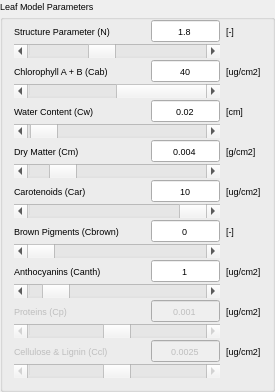
        <widget class="QgsCollapsibleGroupBox" name="LeafMP_Box">
         <property name="sizePolicy">
          <sizepolicy hsizetype="Fixed" vsizetype="Fixed">
           <horstretch>0</horstretch>
           <verstretch>0</verstretch>
          </sizepolicy>
         </property>
         <property name="minimumSize">
          <size>
           <width>275</width>
           <height>0</height>
          </size>
         </property>
         <property name="maximumSize">
          <size>
           <width>275</width>
           <height>16777215</height>
          </size>
         </property>
         <property name="font">
          <font>
           <pointsize>7</pointsize>
          </font>
         </property>
         <property name="autoFillBackground">
          <bool>false</bool>
         </property>
         <property name="title">
          <string>Leaf Model Parameters</string>
         </property>
         <property name="flat">
          <bool>true</bool>
         </property>
         <property name="collapsed">
          <bool>false</bool>
         </property>
         <layout class="QGridLayout" name="gridLayout_9">
          <property name="topMargin">
           <number>3</number>
          </property>
          <property name="verticalSpacing">
           <number>2</number>
          </property>
          <item row="13" column="1" colspan="3">
           <widget class="QScrollBar" name="Canth_Slide">
            <property name="maximum">
             <number>100000</number>
            </property>
            <property name="singleStep">
             <number>200</number>
            </property>
            <property name="pageStep">
             <number>10000</number>
            </property>
            <property name="sliderPosition">
             <number>10000</number>
            </property>
            <property name="orientation">
             <enum>Qt::Horizontal</enum>
            </property>
           </widget>
          </item>
          <item row="2" column="1" colspan="2">
           <widget class="QLabel" name="Cab_Text">
            <property name="minimumSize">
             <size>
              <width>125</width>
              <height>0</height>
             </size>
            </property>
            <property name="text">
             <string>Chlorophyll A + B (Cab)</string>
            </property>
           </widget>
          </item>
          <item row="4" column="4">
           <widget class="QLabel" name="label_3">
            <property name="text">
             <string>[cm]</string>
            </property>
           </widget>
          </item>
          <item row="10" column="4">
           <widget class="QLabel" name="label_6">
            <property name="text">
             <string>[-]</string>
            </property>
           </widget>
          </item>
          <item row="10" column="1">
           <widget class="QLabel" name="Cbrown_Text">
            <property name="sizePolicy">
             <sizepolicy hsizetype="Minimum" vsizetype="Preferred">
              <horstretch>0</horstretch>
              <verstretch>0</verstretch>
             </sizepolicy>
            </property>
            <property name="minimumSize">
             <size>
              <width>125</width>
              <height>0</height>
             </size>
            </property>
            <property name="text">
             <string>Brown Pigments (Cbrown)</string>
            </property>
           </widget>
          </item>
          <item row="3" column="1" colspan="3">
           <widget class="QScrollBar" name="Cab_Slide">
            <property name="maximum">
             <number>1000000</number>
            </property>
            <property name="singleStep">
             <number>1000</number>
            </property>
            <property name="pageStep">
             <number>100000</number>
            </property>
            <property name="sliderPosition">
             <number>400000</number>
            </property>
            <property name="orientation">
             <enum>Qt::Horizontal</enum>
            </property>
           </widget>
          </item>
          <item row="8" column="3">
           <widget class="QLineEdit" name="Car_lineEdit">
            <property name="inputMethodHints">
             <set>Qt::ImhDigitsOnly</set>
            </property>
            <property name="text">
             <string>10</string>
            </property>
            <property name="frame">
             <bool>true</bool>
            </property>
            <property name="alignment">
             <set>Qt::AlignCenter</set>
            </property>
           </widget>
          </item>
          <item row="9" column="1" colspan="3">
           <widget class="QScrollBar" name="Car_Slide">
            <property name="maximum">
             <number>300000</number>
            </property>
            <property name="singleStep">
             <number>1000</number>
            </property>
            <property name="pageStep">
             <number>10000</number>
            </property>
            <property name="sliderPosition">
             <number>100000</number>
            </property>
            <property name="orientation">
             <enum>Qt::Horizontal</enum>
            </property>
           </widget>
          </item>
          <item row="11" column="1" colspan="3">
           <widget class="QScrollBar" name="Cbrown_Slide">
            <property name="font">
             <font>
              <strikeout>false</strikeout>
              <kerning>true</kerning>
             </font>
            </property>
            <property name="autoFillBackground">
             <bool>false</bool>
            </property>
            <property name="maximum">
             <number>10000</number>
            </property>
            <property name="singleStep">
             <number>100</number>
            </property>
            <property name="pageStep">
             <number>1000</number>
            </property>
            <property name="orientation">
             <enum>Qt::Horizontal</enum>
            </property>
            <property name="invertedAppearance">
             <bool>false</bool>
            </property>
           </widget>
          </item>
          <item row="1" column="1" colspan="3">
           <widget class="QScrollBar" name="N_Slide">
            <property name="minimum">
             <number>10000</number>
            </property>
            <property name="maximum">
             <number>30000</number>
            </property>
            <property name="singleStep">
             <number>100</number>
            </property>
            <property name="pageStep">
             <number>1000</number>
            </property>
            <property name="value">
             <number>18000</number>
            </property>
            <property name="sliderPosition">
             <number>18000</number>
            </property>
            <property name="orientation">
             <enum>Qt::Horizontal</enum>
            </property>
           </widget>
          </item>
          <item row="6" column="4">
           <widget class="QLabel" name="lblCm">
            <property name="text">
             <string>[g/cm2]</string>
            </property>
           </widget>
          </item>
          <item row="2" column="4">
           <widget class="QLabel" name="lblCab">
            <property name="text">
             <string>[ug/cm2]</string>
            </property>
           </widget>
          </item>
          <item row="4" column="1">
           <widget class="QLabel" name="Cw_Text">
            <property name="minimumSize">
             <size>
              <width>125</width>
              <height>0</height>
             </size>
            </property>
            <property name="text">
             <string>Water Content (Cw)</string>
            </property>
           </widget>
          </item>
          <item row="2" column="3">
           <widget class="QLineEdit" name="Cab_lineEdit">
            <property name="inputMethodHints">
             <set>Qt::ImhDigitsOnly</set>
            </property>
            <property name="text">
             <string>40</string>
            </property>
            <property name="frame">
             <bool>true</bool>
            </property>
            <property name="alignment">
             <set>Qt::AlignCenter</set>
            </property>
           </widget>
          </item>
          <item row="0" column="3">
           <widget class="QLineEdit" name="N_lineEdit">
            <property name="sizePolicy">
             <sizepolicy hsizetype="Expanding" vsizetype="Minimum">
              <horstretch>0</horstretch>
              <verstretch>0</verstretch>
             </sizepolicy>
            </property>
            <property name="minimumSize">
             <size>
              <width>0</width>
              <height>0</height>
             </size>
            </property>
            <property name="palette">
             <palette>
              <active/>
              <inactive/>
              <disabled/>
             </palette>
            </property>
            <property name="autoFillBackground">
             <bool>false</bool>
            </property>
            <property name="styleSheet">
             <string notr="true"/>
            </property>
            <property name="inputMethodHints">
             <set>Qt::ImhDigitsOnly</set>
            </property>
            <property name="text">
             <string>1.8</string>
            </property>
            <property name="frame">
             <bool>true</bool>
            </property>
            <property name="alignment">
             <set>Qt::AlignCenter</set>
            </property>
            <property name="placeholderText">
             <string>1.8</string>
            </property>
           </widget>
          </item>
          <item row="10" column="3">
           <widget class="QLineEdit" name="Cbrown_lineEdit">
            <property name="inputMethodHints">
             <set>Qt::ImhDigitsOnly</set>
            </property>
            <property name="text">
             <string>0</string>
            </property>
            <property name="frame">
             <bool>true</bool>
            </property>
            <property name="alignment">
             <set>Qt::AlignCenter</set>
            </property>
           </widget>
          </item>
          <item row="12" column="1">
           <widget class="QLabel" name="Canth_Text">
            <property name="enabled">
             <bool>true</bool>
            </property>
            <property name="sizePolicy">
             <sizepolicy hsizetype="Minimum" vsizetype="Preferred">
              <horstretch>0</horstretch>
              <verstretch>0</verstretch>
             </sizepolicy>
            </property>
            <property name="minimumSize">
             <size>
              <width>125</width>
              <height>0</height>
             </size>
            </property>
            <property name="text">
             <string>Anthocyanins (Canth)</string>
            </property>
           </widget>
          </item>
          <item row="7" column="1" colspan="3">
           <widget class="QScrollBar" name="Cm_Slide">
            <property name="minimum">
             <number>19</number>
            </property>
            <property name="maximum">
             <number>165</number>
            </property>
            <property name="value">
             <number>40</number>
            </property>
            <property name="sliderPosition">
             <number>40</number>
            </property>
            <property name="orientation">
             <enum>Qt::Horizontal</enum>
            </property>
           </widget>
          </item>
          <item row="6" column="1">
           <widget class="QLabel" name="Cm_Text">
            <property name="sizePolicy">
             <sizepolicy hsizetype="Preferred" vsizetype="Preferred">
              <horstretch>0</horstretch>
              <verstretch>0</verstretch>
             </sizepolicy>
            </property>
            <property name="minimumSize">
             <size>
              <width>125</width>
              <height>0</height>
             </size>
            </property>
            <property name="maximumSize">
             <size>
              <width>16777215</width>
              <height>20</height>
             </size>
            </property>
            <property name="text">
             <string>Dry Matter (Cm)</string>
            </property>
           </widget>
          </item>
          <item row="6" column="3">
           <widget class="QLineEdit" name="Cm_lineEdit">
            <property name="sizePolicy">
             <sizepolicy hsizetype="Expanding" vsizetype="Preferred">
              <horstretch>0</horstretch>
              <verstretch>0</verstretch>
             </sizepolicy>
            </property>
            <property name="minimumSize">
             <size>
              <width>20</width>
              <height>0</height>
             </size>
            </property>
            <property name="inputMethodHints">
             <set>Qt::ImhDigitsOnly</set>
            </property>
            <property name="text">
             <string>0.004</string>
            </property>
            <property name="frame">
             <bool>true</bool>
            </property>
            <property name="alignment">
             <set>Qt::AlignCenter</set>
            </property>
           </widget>
          </item>
          <item row="0" column="1">
           <widget class="QLabel" name="N_Text">
            <property name="minimumSize">
             <size>
              <width>125</width>
              <height>0</height>
             </size>
            </property>
            <property name="maximumSize">
             <size>
              <width>16777215</width>
              <height>20</height>
             </size>
            </property>
            <property name="text">
             <string>Structure Parameter (N)</string>
            </property>
           </widget>
          </item>
          <item row="12" column="3">
           <widget class="QLineEdit" name="Canth_lineEdit">
            <property name="inputMethodHints">
             <set>Qt::ImhDigitsOnly</set>
            </property>
            <property name="text">
             <string>1</string>
            </property>
            <property name="frame">
             <bool>true</bool>
            </property>
            <property name="alignment">
             <set>Qt::AlignCenter</set>
            </property>
           </widget>
          </item>
          <item row="0" column="4">
           <widget class="QLabel" name="label">
            <property name="text">
             <string>[-]</string>
            </property>
           </widget>
          </item>
          <item row="12" column="4">
           <widget class="QLabel" name="lblCanth">
            <property name="text">
             <string>[ug/cm2]</string>
            </property>
           </widget>
          </item>
          <item row="4" column="3">
           <widget class="QLineEdit" name="Cw_lineEdit">
            <property name="inputMethodHints">
             <set>Qt::ImhDigitsOnly</set>
            </property>
            <property name="text">
             <string>0.02</string>
            </property>
            <property name="frame">
             <bool>true</bool>
            </property>
            <property name="alignment">
             <set>Qt::AlignCenter</set>
            </property>
           </widget>
          </item>
          <item row="8" column="1">
           <widget class="QLabel" name="Car_Text">
            <property name="sizePolicy">
             <sizepolicy hsizetype="Minimum" vsizetype="Preferred">
              <horstretch>0</horstretch>
              <verstretch>0</verstretch>
             </sizepolicy>
            </property>
            <property name="minimumSize">
             <size>
              <width>125</width>
              <height>0</height>
             </size>
            </property>
            <property name="text">
             <string>Carotenoids (Car)</string>
            </property>
           </widget>
          </item>
          <item row="8" column="4">
           <widget class="QLabel" name="lblCar">
            <property name="text">
             <string>[ug/cm2]</string>
            </property>
           </widget>
          </item>
          <item row="15" column="1">
           <widget class="QLabel" name="Cp_Text">
            <property name="enabled">
             <bool>false</bool>
            </property>
            <property name="font">
             <font>
              <pointsize>7</pointsize>
             </font>
            </property>
            <property name="text">
             <string>Proteins (Cp)</string>
            </property>
           </widget>
          </item>
          <item row="15" column="3">
           <widget class="QLineEdit" name="Cp_lineEdit">
            <property name="enabled">
             <bool>false</bool>
            </property>
            <property name="font">
             <font>
              <pointsize>7</pointsize>
             </font>
            </property>
            <property name="text">
             <string>0.001</string>
            </property>
            <property name="alignment">
             <set>Qt::AlignCenter</set>
            </property>
           </widget>
          </item>
          <item row="16" column="1" colspan="3">
           <widget class="QScrollBar" name="Cp_Slide">
            <property name="enabled">
             <bool>false</bool>
            </property>
            <property name="maximum">
             <number>20</number>
            </property>
            <property name="singleStep">
             <number>1</number>
            </property>
            <property name="pageStep">
             <number>1</number>
            </property>
            <property name="value">
             <number>10</number>
            </property>
            <property name="sliderPosition">
             <number>10</number>
            </property>
            <property name="orientation">
             <enum>Qt::Horizontal</enum>
            </property>
           </widget>
          </item>
          <item row="15" column="4">
           <widget class="QLabel" name="lblCp">
            <property name="font">
             <font>
              <pointsize>7</pointsize>
             </font>
            </property>
            <property name="text">
             <string>[ug/cm2]</string>
            </property>
           </widget>
          </item>
          <item row="17" column="1">
           <widget class="QLabel" name="Ccl_Text">
            <property name="enabled">
             <bool>false</bool>
            </property>
            <property name="font">
             <font>
              <pointsize>7</pointsize>
             </font>
            </property>
            <property name="text">
             <string>Cellulose &amp; Lignin (Ccl)</string>
            </property>
           </widget>
          </item>
          <item row="17" column="3">
           <widget class="QLineEdit" name="Ccl_lineEdit">
            <property name="enabled">
             <bool>false</bool>
            </property>
            <property name="font">
             <font>
              <pointsize>7</pointsize>
             </font>
            </property>
            <property name="text">
             <string>0.0025</string>
            </property>
            <property name="alignment">
             <set>Qt::AlignCenter</set>
            </property>
           </widget>
          </item>
          <item row="18" column="1" colspan="3">
           <widget class="QScrollBar" name="Ccl_Slide">
            <property name="enabled">
             <bool>false</bool>
            </property>
            <property name="maximum">
             <number>50</number>
            </property>
            <property name="singleStep">
             <number>1</number>
            </property>
            <property name="pageStep">
             <number>1</number>
            </property>
            <property name="value">
             <number>25</number>
            </property>
            <property name="sliderPosition">
             <number>25</number>
            </property>
            <property name="orientation">
             <enum>Qt::Horizontal</enum>
            </property>
           </widget>
          </item>
          <item row="17" column="4">
           <widget class="QLabel" name="lblCcl">
            <property name="font">
             <font>
              <pointsize>7</pointsize>
             </font>
            </property>
            <property name="text">
             <string>[ug/cm2]</string>
            </property>
           </widget>
          </item>
          <item row="5" column="1" colspan="3">
           <widget class="QScrollBar" name="Cw_Slide">
            <property name="minimum">
             <number>2</number>
            </property>
            <property name="maximum">
             <number>2000</number>
            </property>
            <property name="singleStep">
             <number>2</number>
            </property>
            <property name="value">
             <number>40</number>
            </property>
            <property name="orientation">
             <enum>Qt::Horizontal</enum>
            </property>
           </widget>
          </item>
         </layout>
        </widget>
